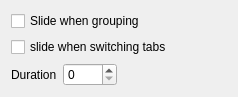
<?xml version="1.0" encoding="UTF-8"?>
<ui version="4.0">
 <class>KWin::SlideTabsEffectConfigForm</class>
 <widget class="QWidget" name="KWin::SlideTabsEffectConfigForm">
  <property name="geometry">
   <rect>
    <x>0</x>
    <y>0</y>
    <width>238</width>
    <height>90</height>
   </rect>
  </property>
  <property name="windowTitle">
   <string/>
  </property>
  <layout class="QVBoxLayout" name="verticalLayout">
   <item>
    <widget class="QCheckBox" name="grouping">
     <property name="text">
      <string>Slide when grouping</string>
     </property>
    </widget>
   </item>
   <item>
    <widget class="QCheckBox" name="switching">
     <property name="text">
      <string>slide when switching tabs</string>
     </property>
    </widget>
   </item>
   <item>
    <layout class="QHBoxLayout" name="horizontalLayout">
     <item>
      <widget class="QLabel" name="label">
       <property name="text">
        <string>Duration</string>
       </property>
      </widget>
     </item>
     <item>
      <widget class="QSpinBox" name="duration">
       <property name="maximum">
        <number>9999</number>
       </property>
      </widget>
     </item>
     <item>
      <spacer name="horizontalSpacer">
       <property name="orientation">
        <enum>Qt::Horizontal</enum>
       </property>
       <property name="sizeHint" stdset="0">
        <size>
         <width>40</width>
         <height>20</height>
        </size>
       </property>
      </spacer>
     </item>
    </layout>
   </item>
  </layout>
 </widget>
 <resources/>
 <connections/>
</ui>
